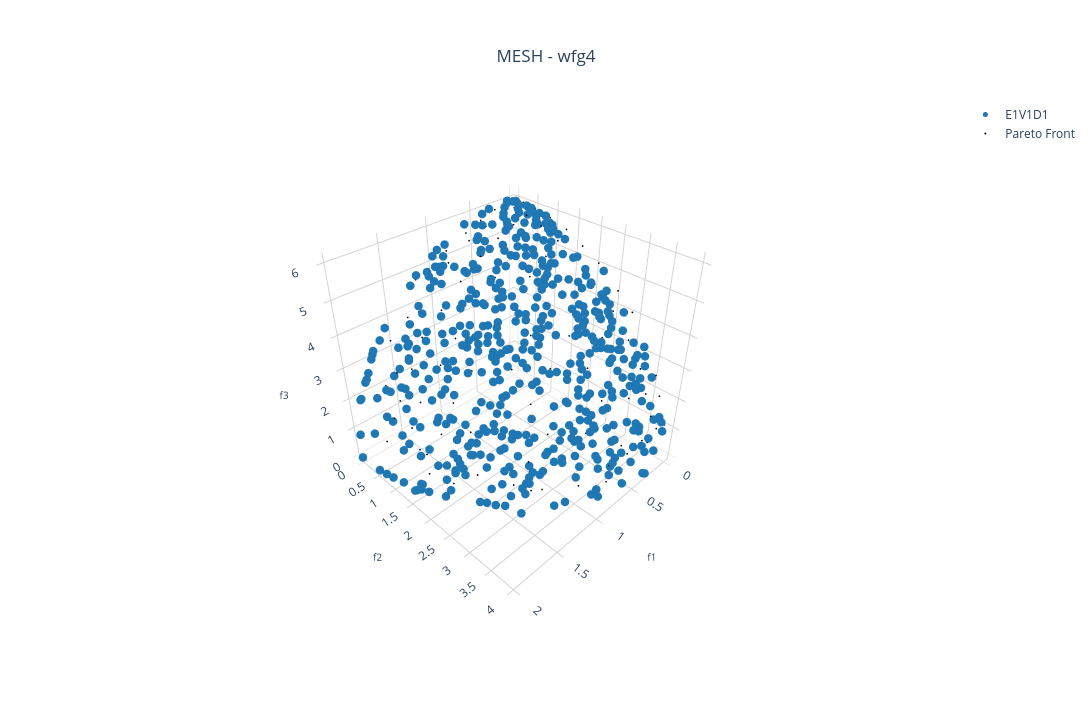

Notebook code for this chart:
### Markdown cell above
## Benchmark 3D:

### Code cell
pareto_front = []
n_pareto_density = 50 # Number of Pareto points to be generated

experiment_name = "wfg1"
position_dim = 10 # Number of variables

# Choosing the files
choose_global_best_attribution_type = [0] # [0, 1, 2, 3]
choose_dm_pool_type = [0] # [0, 1, 2]
choose_de_mutation_type = [0] # [0, 1, 2, 3, 4]

# Name of chosen files
file_names = [
        f"E{i+1}V{j+1}D{k+1}_{experiment_name}.pkl"
        for i in choose_global_best_attribution_type
        for j in choose_dm_pool_type
        for k in choose_de_mutation_type
    ]
num_dataset = len(file_names) # Number of dataset

##### Color setup #####
solid_colors = [mcolors.to_hex(cm.tab10(i)) for i in range(num_dataset + 1)] # List with solid colors
colorscales = pc.named_colorscales() # List of color scales
num_scales = len(colorscales)
#######################

##### Marker setup #####
marker_symbols = ['circle', 'circle-open', 'cross', 'diamond', 'diamond-open', 'square', 'square-open', 'x']
num_symbols = len(marker_symbols)
#######################

for i in range(num_dataset):
  with open("../result/" + file_names[i], "rb") as f:
    r = pickle.load(f)
    pareto_front.append(
      go.Scatter3d(x=r['combined'][1][:,0],
                   y=r['combined'][1][:,1],
                   z=r['combined'][1][:,2],
                   mode='markers', marker=dict(size=5, symbol=marker_symbols[i % num_symbols], color=solid_colors[i]), #r['combined'][1][:,1], colorscale=colorscales[(i+1) % num_scales]),
                   name=file_names[i][:6],
                   showlegend=True)
    )

# Creating a subplot
fig = go.Figure()

for i in range(num_dataset):
    fig.add_trace(pareto_front[i])

# Setting layout
fig.update_layout(
    showlegend=True,
    scene=dict(
        camera=dict(
          eye=dict(x=1.5,y=1.5,z=1.5)
        ),
        xaxis=dict(
            title=dict(text='f1', font=dict(size=10)),
            backgroundcolor='white',  # X-axis background
            gridcolor='lightgray',    # Grid color on X axis 
            showbackground=True       # Show background
        ),
        yaxis=dict(
            title=dict(text='f2', font=dict(size=10)),
            backgroundcolor='white',  # Y-axis background
            gridcolor='lightgray',    # Grid color on Y axis
            showbackground=True       # Show background
        ),
        zaxis=dict(
            title=dict(text='f3', font=dict(size=10)),
            backgroundcolor='white',  # Z-axis background
            gridcolor='lightgray',    # Grid color on Z axis
            showbackground=True       # Show background
        ),
        aspectmode='cube'
    ),
    title=dict(
        text='MESH - ' + experiment_name,
        x=0.5,  # Centering the title
        xanchor='center',
        yanchor='top'
    ),
    #margin=dict(l=0, r=0, b=0, t=0), # Rearrange the margin
    width=1520,   # Figure width (pixels)
    height=720,  # Figure height (pixels)
    paper_bgcolor="white",
    plot_bgcolor='white'
)

# Plotting the Pareto front
real_pareto_front = get_pareto(experiment_name, n_pareto_density, position_dim, 3)
fig.add_trace(
	go.Scatter3d(x=real_pareto_front[:,0],
		y=real_pareto_front[:,1],
		z=real_pareto_front[:,2],
		mode='markers', marker=dict(size=1, color='black'),
		name='Pareto Front',
		showlegend=(i==0)
		)
	)

# Showing the figure
fig.show()

### Figure 1 — Plotly figure (JSON) as saved in the notebook; plotly's stock layout.template omitted (floating-point values rounded to 4 significant figures; data arrays with more than 128 entries replaced by an {"elided": "..."} marker saying what was removed)
{"data": [{"marker": {"color": "#1f77b4", "size": 5, "symbol": "circle"}, "mode": "markers", "name": "E1V1D1", "showlegend": true, "type": "scatter3d", "x": {"elided": "500 float values"}, "y": {"elided": "500 float values"}, "z": {"elided": "500 float values"}}, {"marker": {"color": "black", "size": 1}, "mode": "markers", "name": "Pareto Front", "showlegend": true, "type": "scatter3d", "x": {"elided": "136 float values"}, "y": {"elided": "136 float values"}, "z": {"elided": "136 float values"}}], "layout": {"height": 720, "paper_bgcolor": "white", "plot_bgcolor": "white", "scene": {"aspectmode": "cube", "camera": {"eye": {"x": 1.5, "y": 1.5, "z": 1.5}}, "xaxis": {"backgroundcolor": "white", "gridcolor": "lightgray", "showbackground": true, "title": {"font": {"size": 10}, "text": "f1"}}, "yaxis": {"backgroundcolor": "white", "gridcolor": "lightgray", "showbackground": true, "title": {"font": {"size": 10}, "text": "f2"}}, "zaxis": {"backgroundcolor": "white", "gridcolor": "lightgray", "showbackground": true, "title": {"font": {"size": 10}, "text": "f3"}}}, "showlegend": true, "title": {"text": "MESH - wfg4", "x": 0.5, "xanchor": "center", "yanchor": "top"}, "width": 1520}}
